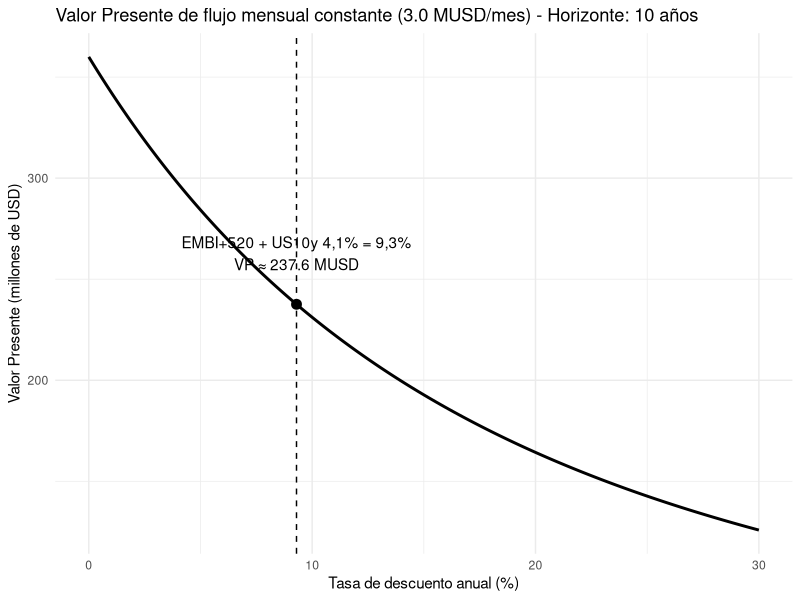

Write R code to recreate this figure.
# ============================
# VP de flujo MENSUAL con tasa ANUAL (curva + punto EMBI)
# ============================

# Instalación (si hace falta)
# install.packages("ggplot2")
library(ggplot2)

# ----------------------------
# Parámetros del problema
# ----------------------------
cf_mensual_usd <- 3e6      # 3 millones USD por mes
horizonte_anios <- 10      # <-- Cambiá esto si querés otro horizonte
n_meses <- horizonte_anios * 12

# Tasa objetivo (US10y + EMBI)
us10y <- 0.041
embi_spread <- 0.052
tasa_objetivo_anual <- us10y + embi_spread  # 0.093 (9,3%)

# ----------------------------
# Grilla de tasas ANUALES para graficar
# ----------------------------
tasas_anuales <- seq(0.00, 0.30, by = 0.001)   # 0% a 30% anual

# ----------------------------
# >>> AJUSTE CLAVE: tasa ANUAL -> tasa MENSUAL <<<
# ----------------------------
# IMPORTANTE:
# El flujo es mensual, pero la tasa es anual.
# Para descontar correctamente mes a mes, convertimos cada tasa anual (efectiva)
# a su equivalente mensual:
#   r_mensual = (1 + r_anual)^(1/12) - 1
#
# Esta línea es EXACTAMENTE donde está incorporado el ajuste:
tasas_mensuales <- (1 + tasas_anuales)^(1/12) - 1

# ----------------------------
# Cálculo de Valor Presente (VP) para una anualidad mensual
# VP = CF * [1 - (1+r_m)^(-n)] / r_m
# (tratamos el caso r_m = 0 para evitar división por cero)
# ----------------------------
vp_usd <- ifelse(
  tasas_mensuales == 0,
  cf_mensual_usd * n_meses,
  cf_mensual_usd * (1 - (1 + tasas_mensuales)^(-n_meses)) / tasas_mensuales
)

df <- data.frame(
  tasa_anual = tasas_anuales,
  vp_musd = vp_usd / 1e6
)

# ----------------------------
# Punto a marcar: 9,3% anual
# ----------------------------
tasa_obj_mensual <- (1 + tasa_objetivo_anual)^(1/12) - 1  # mismo ajuste anual->mensual
vp_obj_usd <- if (tasa_obj_mensual == 0) {
  cf_mensual_usd * n_meses
} else {
  cf_mensual_usd * (1 - (1 + tasa_obj_mensual)^(-n_meses)) / tasa_obj_mensual
}
vp_obj_musd <- vp_obj_usd / 1e6

df_punto <- data.frame(
  tasa_anual = tasa_objetivo_anual,
  vp_musd = vp_obj_musd
)

# ----------------------------
# Plot
# ----------------------------
ggplot(df, aes(x = tasa_anual * 100, y = vp_musd)) +
  geom_line(linewidth = 1) +
  geom_point(data = df_punto, aes(x = tasa_anual * 100, y = vp_musd), size = 3) +
  geom_vline(xintercept = tasa_objetivo_anual * 100, linetype = "dashed") +
  annotate(
    "text",
    x = tasa_objetivo_anual * 100,
    y = vp_obj_musd,
    label = sprintf("EMBI+520 + US10y 4,1%% = 9,3%%\nVP ≈ %.1f MUSD", vp_obj_musd),
    vjust = -1,
    hjust = 0.5
  ) +
  labs(
    x = "Tasa de descuento anual (%)",
    y = "Valor Presente (millones de USD)",
    title = sprintf("Valor Presente de flujo mensual constante (%.1f MUSD/mes) - Horizonte: %d años",
                    cf_mensual_usd/1e6, horizonte_anios)
  ) +
  theme_minimal()
